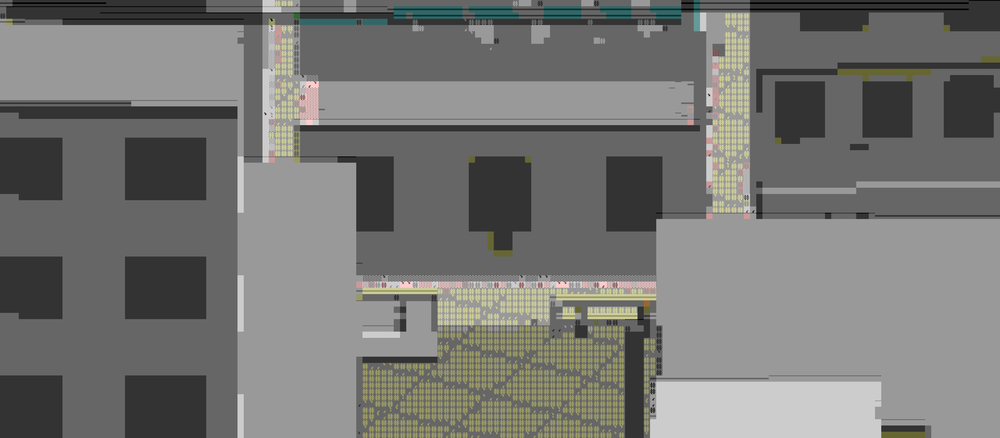
#> input picture numabe/artifacts/experiments/fl4876_manual_world/facade_capture_checks/base_a_s4_up.png, 1000 x 438 px, shrunk from 5120 x 2240 before the run
$ python flip.py base_a_s4_up.png
#> lines starting #> are read from the running program, lines starting #| are printed output that depends on the picture
"""flip.py A.png [B.png ...] -> A_up.png: the Classic AnsiCell buffer is bottom-up (row 0 = screen bottom);
web_classic_cells_to_png.py writes row 0 at the top, so its PNGs are upside down."""
import sys
from PIL import Image

for p in sys.argv[1:]:
    Image.open(p).transpose(Image.FLIP_TOP_BOTTOM).save(p[:-4] + "_up.png")
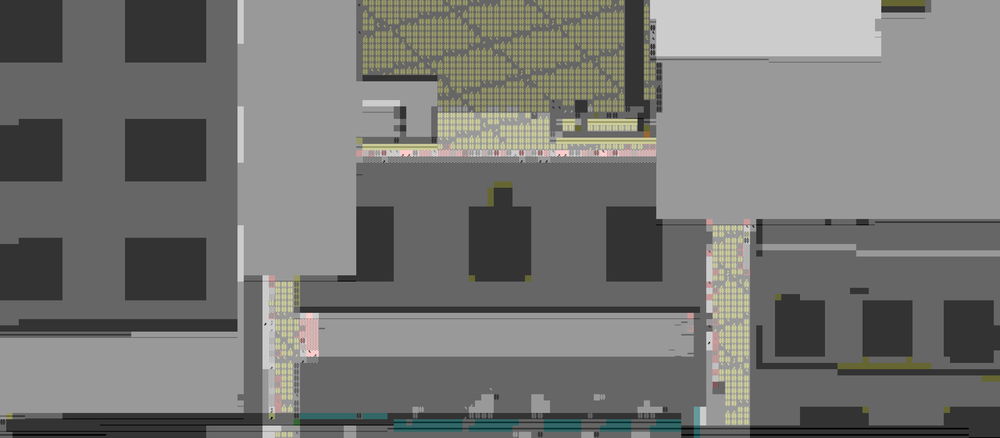
#> saved as base_a_s4_up_up.png: PIL image 1000x438 RGB; mean R, G, B 117.6, 117.7, 115.3
    print(p[:-4] + "_up.png")

$ run again, on numabe/artifacts/experiments/fl4876_manual_world/facade_capture_checks/lawson_crop.png
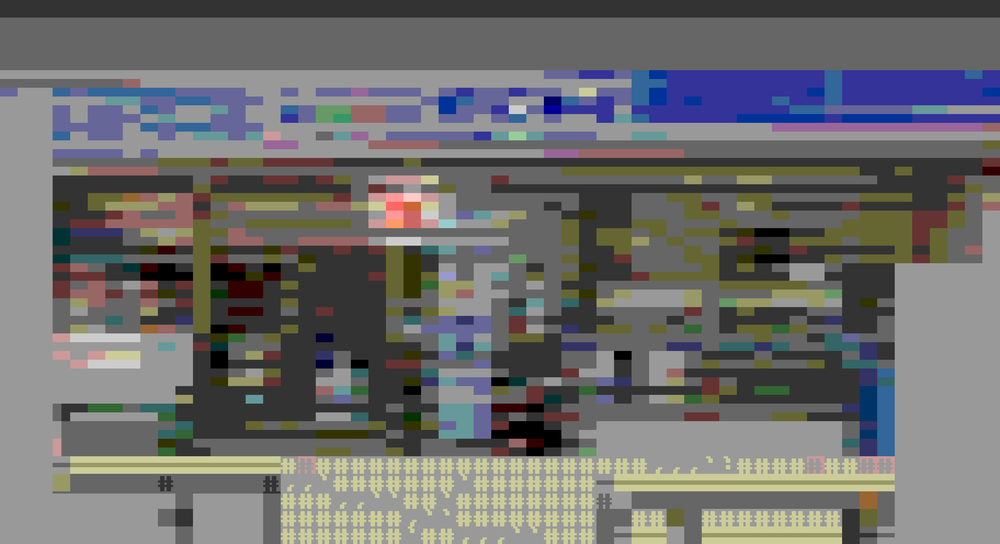
#> input picture numabe/artifacts/experiments/fl4876_manual_world/facade_capture_checks/lawson_crop.png, 1000 x 544 px, shrunk from 3648 x 1984 before the run
#> `Image.open(p).transpose(Image.FLIP_TOP_BOTTOM).save(p[:-4] + "_up.png")`:
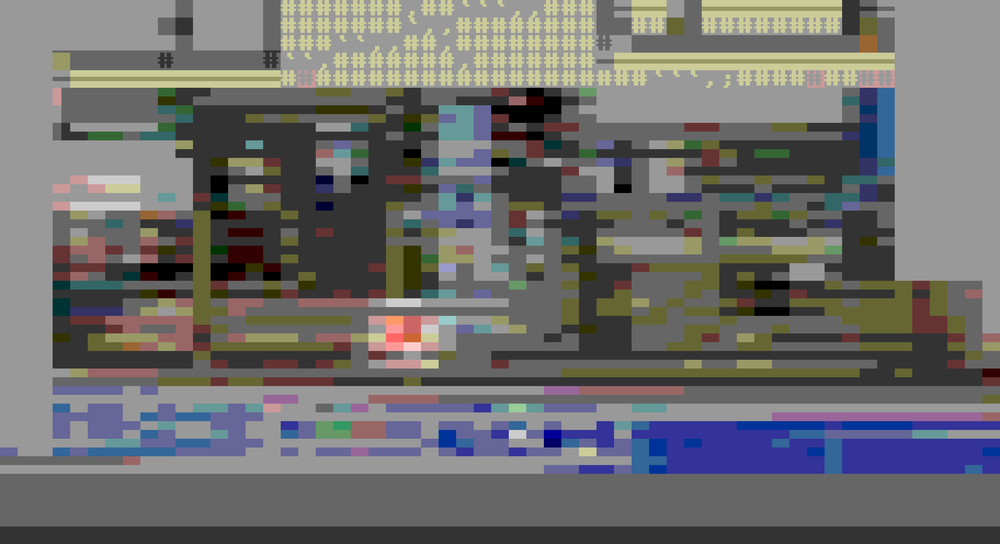
#> saved as lawson_crop_up.png: PIL image 1000x544 RGB; mean R, G, B 109.3, 108.8, 108.3
